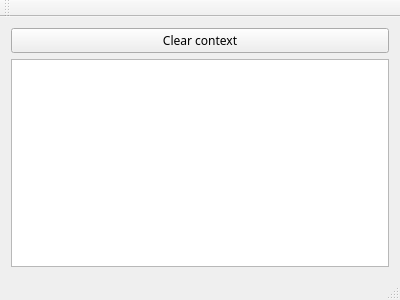
<?xml version="1.0" encoding="UTF-8"?>
<ui version="4.0">
 <class>MainWindow</class>
 <widget class="QMainWindow" name="MainWindow">
  <property name="geometry">
   <rect>
    <x>0</x>
    <y>0</y>
    <width>400</width>
    <height>300</height>
   </rect>
  </property>
  <property name="font">
   <font>
    <family>Microsoft JhengHei</family>
   </font>
  </property>
  <property name="windowTitle">
   <string>Simulate_Robot_Server</string>
  </property>
  <widget class="QWidget" name="centralWidget">
   <layout class="QGridLayout" name="gridLayout">
    <item row="1" column="0">
     <widget class="QTextBrowser" name="textBrowser"/>
    </item>
    <item row="0" column="0">
     <widget class="QPushButton" name="pushButton_Clear">
      <property name="text">
       <string>Clear context</string>
      </property>
     </widget>
    </item>
   </layout>
  </widget>
  <widget class="QMenuBar" name="menuBar">
   <property name="geometry">
    <rect>
     <x>0</x>
     <y>0</y>
     <width>400</width>
     <height>20</height>
    </rect>
   </property>
  </widget>
  <widget class="QToolBar" name="mainToolBar">
   <attribute name="toolBarArea">
    <enum>TopToolBarArea</enum>
   </attribute>
   <attribute name="toolBarBreak">
    <bool>false</bool>
   </attribute>
  </widget>
  <widget class="QStatusBar" name="statusBar"/>
 </widget>
 <layoutdefault spacing="6" margin="11"/>
 <resources/>
 <connections/>
</ui>
